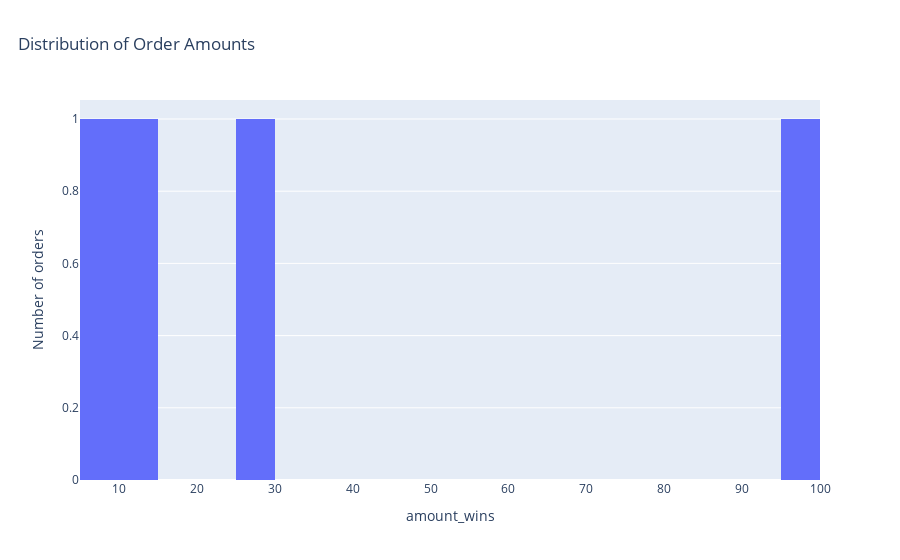

The notebook cell this image was saved under:
### Markdown cell above
## Amount distribution

### Code cell
fig = histogram_chart(df, 'amount_wins', nbins=30, title='Distribution of Order Amounts')
save_fig(fig, FIGS / 'amount_hist.png')
fig

### Figure 1 — Plotly figure (JSON) as saved in the notebook; plotly's stock layout.template omitted (floating-point values rounded to 4 significant figures)
{"data": [{"bingroup": "x", "hovertemplate": "amount_wins=%{x}<br>count=%{y}<extra></extra>", "legendgroup": "", "marker": {"color": "#636efa", "pattern": {"shape": ""}}, "name": "", "nbinsx": 30, "orientation": "v", "showlegend": false, "type": "histogram", "x": [12.5, 8.135, NaN, 25.0, 97.75], "xaxis": "x", "yaxis": "y"}], "layout": {"barmode": "relative", "legend": {"tracegroupgap": 0}, "title": {"text": "Distribution of Order Amounts", "x": 0.02}, "xaxis": {"anchor": "y", "domain": [0, 1], "title": {"text": "amount_wins"}}, "yaxis": {"anchor": "x", "domain": [0, 1], "title": {"text": "Number of orders"}}}}
